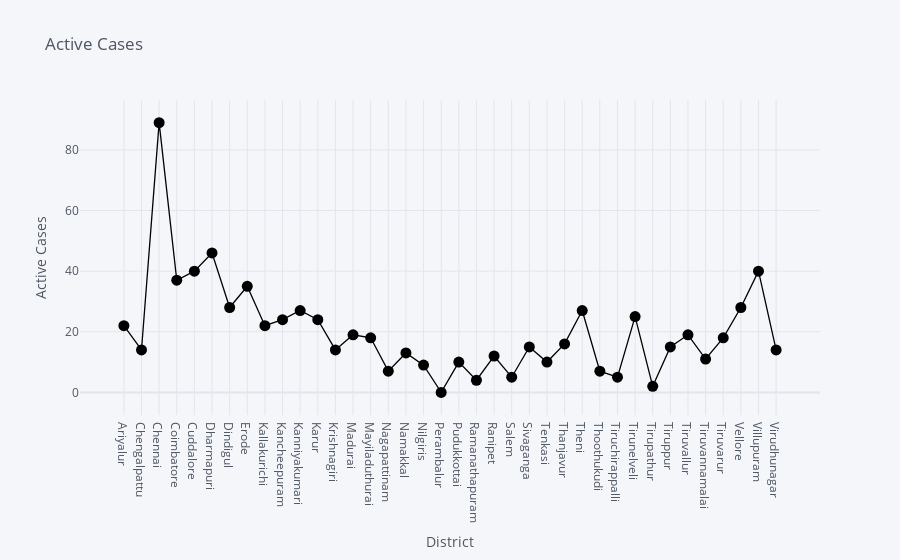

Write notebook code for a chart like this one.
### Code cell
#LINE GRAPH -Tamil Nadu (Active Cases)

TN.iplot(kind='scatter',x='District',y='Active Cases',mode='markers+lines',title='Active Cases',xTitle='District',yTitle='Active Cases',colors='Black',size=11)

### Figure 1 — Plotly figure (JSON) as saved in the notebook; plotly's stock layout.template omitted (floating-point values rounded to 4 significant figures)
{"data": [{"line": {"color": "rgba(0, 0, 0, 1)", "dash": "solid", "shape": "linear", "width": 1.3}, "marker": {"size": 11, "symbol": "circle"}, "mode": "markers+lines", "name": "Active Cases", "text": "", "type": "scatter", "x": ["Ariyalur", "Chengalpattu", "Chennai", "Coimbatore", "Cuddalore", "Dharmapuri", "Dindigul", "Erode", "Kallakurichi", "Kancheepuram", "Kanniyakumari", "Karur", "Krishnagiri", "Madurai", "Mayiladuthurai", "Nagapattinam", "Namakkal", "Nilgiris", "Perambalur", "Pudukkottai", "Ramanathapuram", "Ranipet", "Salem", "Sivaganga", "Tenkasi", "Thanjavur", "Theni", "Thoothukudi", "Tiruchirappalli", "Tirunelveli", "Tirupathur", "Tiruppur", "Tiruvallur", "Tiruvannamalai", "Tiruvarur", "Vellore", "Villupuram", "Virudhunagar"], "y": [22, 14, 89, 37, 40, 46, 28, 35, 22, 24, 27, 24, 14, 19, 18, 7, 13, 9, 0, 10, 4, 12, 5, 15, 10, 16, 27, 7, 5, 25, 2, 15, 19, 11, 18, 28, 40, 14]}], "layout": {"autosize": true, "legend": {"bgcolor": "#F5F6F9", "font": {"color": "#4D5663"}}, "paper_bgcolor": "#F5F6F9", "plot_bgcolor": "#F5F6F9", "title": {"font": {"color": "#4D5663"}, "text": "Active Cases"}, "xaxis": {"autorange": true, "gridcolor": "#E1E5ED", "range": [-2.374, 39.37], "showgrid": true, "tickfont": {"color": "#4D5663"}, "title": {"font": {"color": "#4D5663"}, "text": "District"}, "type": "category", "zerolinecolor": "#E1E5ED"}, "yaxis": {"autorange": true, "gridcolor": "#E1E5ED", "range": [-13.0, 102.0], "showgrid": true, "tickfont": {"color": "#4D5663"}, "title": {"font": {"color": "#4D5663"}, "text": "Active Cases"}, "type": "linear", "zerolinecolor": "#E1E5ED"}}}
